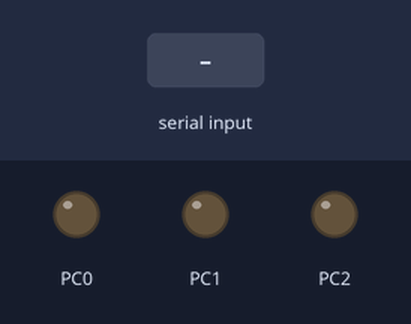
The program below on a simulated ATmega32, built with avr-gcc and emulated at 8 MHz. Shown: output pins drawn as LEDs (lit = HIGH). The test bench sets the inputs (shaded band).

Above: at 1.2 s.
1.3 s: "1" received over Serial
At 1.7 s:
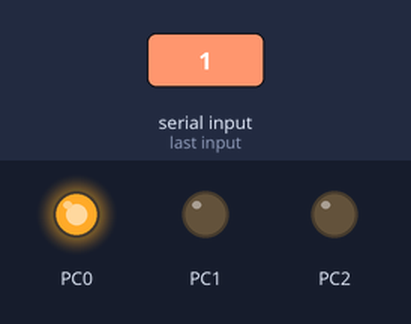
2.8 s: "2" received over Serial
At 4.0 s:
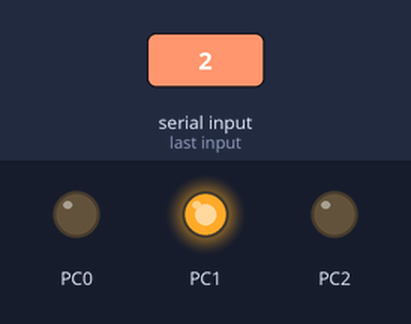
4.3 s: "0" received over Serial
At 5.2 s:
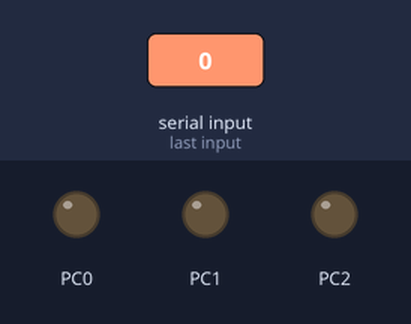
Timing chart, 0 to 7.3 s (numbered marks = the images above; inputs shaded):
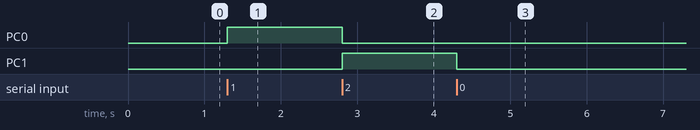

The program:

main.c
```c
/*
 * main.c
 *
 *  Created on: ??þ/??þ/????
 *      Author: Eng Hassan Sameh
 */

#ifndef F_CPU
#define F_CPU 800000UL
#endif
#include <avr/io.h>
#include <avr/interrupt.h>
#include <util/delay.h>
#include "UART_interface.h"
#include "STD_TYPES.h"

int main(void) {
    DDRC = 0x07;  // PC0 = 0000 0111
    UART_init();

    while(1) {
        PORTC = UART_receiveByte();
        _delay_ms(100);
    }
}
```

UART_interface.h
```c
/*
 * UART_interface.h
 *
 *  Created on: 30/7/2024
 *      Author: Salma  Sameh
 */

#ifndef UART_INTERFACE_H_
#define UART_INTERFACE_H_

#include <avr/io.h>
#include "STD_TYPES.h"


#define USART_BAUDRATE     38400
#define BAUD_PRESCALE      (((F_CPU / (USART_BAUDRATE * 8UL))) - 1)

void UART_init             (void);
u8 UART_sendByte         (u8 data);
u8 UART_receiveByte      (void);


#endif /* UART_INTERFACE_H_ */
```

UART_program.c
```c
/*
 * UART_program.c
 *
 *      Created on: 30/7/2024
 *      Author: Salma Sameh
 */

#include "UART_config.h"
#include "UART_interface.h"
#include "UART_private.h"
#include <avr/io.h>
#include "STD_TYPES.h"
#include "BIT_MATH.h"

void UART_init(void) {
    SET_BIT(UCSRA, UCSRA_U2X);


    /*********************************UCSRB Description*****************************
         * RXCIE = 0 Disable USART RX Complete Interrupt Enable
         * TXCIE = 0 Disable USART Tx Complete Interrupt Enable
         * UDRIE = 0 Disable USART Data Register Empty Interrupt Enable
         * RXEN  = 1 Receiver Enable
         * TXEN  = 1 Transmitter Enable
         * UCSZ2 = 0 For 8-bit data mode
         * RXB8 & TXBB not used for 8-bit data mode
        ******************************************************************************/

    /* UCSRB Configuration */
    SET_BIT(UCSRB, UCSRB_RXEN);
    SET_BIT(UCSRB, UCSRB_TXEN);

    /*********************************UCSRC Description ***************************
         * URSEL   = 1    The URSEL must be one when writing the UCSRC
         * UMSEL   = 0    Asynchronous Operation
         * UPM1:   = 0 0  Disable parity bit
         * USBS    = 0    One stop bit
         * UCSZ1:0 = 1 1 For 8-bit data mode
         * UCPOL   = 0    Used with the Synchronous Operation Only
    	 ****************************************************************************/

    /* UCSRC Configuration */
    SET_BIT(UCSRC, UCSRC_URSEL);      // writing on UCSRC
    SET_BIT(UCSRC, UCSRC_UCSZ1);     // Bits 5:4 =>10> Enable Even Parity
    SET_BIT(UCSRC, UCSRC_UCSZ0);    // Bits 2:1 => 11 => character size 8-bits


    /* Baud Rate Configuration */
    /* First 8 bits from the BAUD PRESCALE inside UBRRL and last 4 bits in UBRRH */
    UBRRH = (u8)(BAUD_PRESCALE >> 8);
    UBRRL = (u8)BAUD_PRESCALE;
}

u8 UART_sendByte(u8 data) {
	/*UDRE Flag is sat when the Tx buffer (UDK) is empty and ready for transmitting a new byte to wait until this
	      flag is set to one then send the data*/
    while (BIT_IS_CLEAR(UCSRA, UCSRA_UDRE)) {}
    UDR = data;
    return OK;
}

u8 UART_receiveByte(void) {
	/* RXC Ling is set when the UART receive data to wait until this flag is set to one then read the data*/
    while (BIT_IS_CLEAR(UCSRA, UCSRA_RXC)) {
        // Wait for data to be received

    }
    return UDR;
}
```

UART_config.h
```c
/*
 * UART_config.h
 *
 *  Created on: ??þ/??þ/????
 *      Author: Eng Hassan Sameh
 */

#ifndef UART_CONFIG_H_
#define UART_CONFIG_H_

#define SYSTEM_FREQUENCY              1000000UL
#define USART_BAUD_RATE               9600UL
#define USART_SYSTEM_SPEED            USART_X1
#define USART_u32TIMEOUT              10000UL
#define USART_MPCM                    DISABLE
#define USART_RX_COMPLETE_INTERRUPT   DISABLE
#define USART_UDR_EMPTY_INTERRUPT     DISABLE
#define USART_RECEIVER_ENABLE         ENABLE
#define USART_TRANSMITTER_ENABLE      ENABLE
#define USART_MODE                    ASYNCHRONOUS
#define USART_PARITY_MODE             DISABLE
#define USART_STOP_BIT                STOP_BIT_1
#define USART_DATA_SIZE               DATA_SIZE_8_BIT
#define USART_CLOCK_POLARITY          XCK_RISING_TX_XCH_FALLING_RX

#endif /* UART_CONFIG_H_ */
```

BIT_MATH.h
```c
/*
 *<<<<<<<<<<<<<<<<<<<<<<<<<<<<<<<<<<<<<<<<<<<<    STD_MACROS.h || BIT_MATH.h    >>>>>>>>>>>>>>>>>>>>>>>>>>>>>>>>>>>>>>>>>>>>>
 *
 * Author  : Mahmoud Karem Zamel
 *  Layer  : LIB
 *
 *
 */


#ifndef BIT_MATH_H_
#define BIT_MATH_H_

#define REGISTER_SIZE 8

#define SET_BIT(reg, bit)     (reg |= (1 << (bit)))
#define CLR_BIT(reg, bit)     (reg &= ~(1 << (bit)))
#define TOG_BIT(reg, bit)     (reg ^= (1 << (bit)))
#define GET_BIT(reg, bit)     ((reg >> (bit)) & 0x01)
#define IS_BIT_SET(reg, bit)  ((reg >> (bit)) & 0x01)
#define IS_BIT_CLR(reg, bit)  (!((reg >> (bit)) & 0x01))

#define ROR(reg, num)         (reg = (reg << (REGISTER_SIZE - (num))) | (reg >> (num)))
#define ROL(reg, num)         (reg = (reg >> (REGISTER_SIZE - (num))) | (reg << (num)))

#define BIT_IS_CLEAR(reg, bit) (!(reg & (1 << (bit))))

#endif // BIT_MATH_H_
```

DIO_interface.h
```c
/*
 *<<<<<<<<<<<<<<<<<<<<<<<<<<<<<<<<<<<<<<<<<<<<    DIO_interface.h    >>>>>>>>>>>>>>>>>>>>>>>>>>>>>>>>>>>>>>>>>>>>>
 *
 *  Author : Salma Sameh
 *  Layer  : MCAL
 *  SWC    : DIO/GPIO
 *
 */

#include "STD_TYPES.h"

#ifndef   DIO_INTERFACE_H_
#define   DIO_INTERFACE_H_

typedef enum                 //it should be before functions prototypes
{
	DIO_NOK, DIO_OK

} DIO_ErrorStatus;

// Port Defines
#define  DIO_PORTA  0
#define  DIO_PORTB  1
#define  DIO_PORTC  2
#define  DIO_PORTD  3

// PIN Defines
#define DIO_PIN0   0
#define DIO_PIN1   1
#define DIO_PIN2   2
#define DIO_PIN3   3
#define DIO_PIN4   4
#define DIO_PIN5   5
#define DIO_PIN6   6
#define DIO_PIN7   7

// PIN Directions
#define DIO_PIN_OUTPUT		1
#define DIO_PIN_INPUT	    0

// PIN Value Options
#define DIO_PIN_HIGH		1
#define DIO_PIN_LOW			0

// PORT Directions
#define DIO_PORT_OUTPUT		0xFF
#define DIO_PORT_INPUT		0

// PORT Value Options
#define DIO_PORT_HIGH 		0xFF
#define DIO_PORT_LOW  		0

//Pull UP
#define PUD   2

// IO Pins
DIO_ErrorStatus DIO_enumSetPinDirection(u8 Copy_u8PORT, u8 Copy_u8PIN,
		u8 Copy_u8Direction);
DIO_ErrorStatus DIO_enumSetPinValue(u8 Copy_u8PORT, u8 Copy_u8PIN,
		u8 Copy_u8Value);
DIO_ErrorStatus DIO_enumGetPinValue(u8 Copy_u8PORT, u8 Copy_u8PIN,
		u8 * Copy_PtrData);
DIO_ErrorStatus DIO_enumTogglePinValue(u8 Copy_u8PORT, u8 Copy_u8PIN);
// Internal Pull Up
DIO_ErrorStatus DIO_enumConnectPullup(u8 Copy_u8PORT, u8 Copy_u8PIN,
		u8 Copy_u8ConnectPullup);

// IO Ports
DIO_ErrorStatus DIO_enumSetPortDirection(u8 Copy_u8PORT, u8 Copy_u8Direction);
DIO_ErrorStatus DIO_enumSetPortValue(u8 Copy_u8PORT, u8 Copy_u8Value);
DIO_ErrorStatus DIO_enumGetPortValue(u8 Copy_u8PORT, u8 * Copy_PtrData);
DIO_ErrorStatus DIO_enumTogglePortValue(u8 Copy_u8PORT);

// IO Nibbles
DIO_ErrorStatus DIO_voidWriteHighNibbles(u8 Copy_u8PORT, u8 value);
DIO_ErrorStatus DIO_voidWriteLowNibbles(u8 Copy_u8PORT, u8 value);

#endif
```

DIO_private.h
```c
/*
 *<<<<<<<<<<<<<<<<<<<<<<<<<<<<<<<<<<<<<<<<<<<<    DIO_register.h / DIO_private.h   >>>>>>>>>>>>>>>>>>>>>>>>>>>>>>>>>>>>>>>>>>>>>
 *
 *  Author :Salma Sameh
 *  Layer  : MCAL
 *  SWC    : DIO/GPIO
 *
 */

#ifndef _DIO_PRIVATE_H_
#define _DIO_PRIVATE_H_

/* Group A Registers */
#define PORTA_Register  *((volatile u8*)0x3B)
#define DDRA_Register   *((volatile u8*)0x3A)
#define PINA_Register   *((volatile u8*)0x39)

/* Group B Registers */
#define PORTB_Register  *((volatile u8*)0x38)
#define DDRB_Register   *((volatile u8*)0x37)
#define PINB_Register   *((volatile u8*)0x36)

/* Group C Registers */
#define PORTC_Register  *((volatile u8*)0x35)
#define DDRC_Register   *((volatile u8*)0x34)
#define PINC_Register   *((volatile u8*)0x33)

/* Group D Registers */
#define PORTD_Register  *((volatile u8*)0x32)
#define DDRD_Register   *((volatile u8*)0x31)
#define PIND_Register   *((volatile u8*)0x30)

/*PULL UP */
#define  SFIOR   *((volatile u8*)0x50)

#endif
```

STD_TYPES.h
```c
/*
 *<<<<<<<<<<<<<<<<<<<<<<<<<<<<<<<<<<<<<<<<<<<<    STD_TYPES.h    >>>>>>>>>>>>>>>>>>>>>>>>>>>>>>>>>>>>>>>>>>>>>
 *
 *  Author : Salma Sameh
 *  Layer  : LIB
 *
 */

#ifndef STD_TYPES_H_
#define STD_TYPES_H_

typedef unsigned char u8;
typedef unsigned short int u16;
typedef unsigned long int u32;
typedef unsigned long long int u64;
typedef signed char s8;
typedef signed short int s16;
typedef signed long int s32;
typedef signed long long int s64;
typedef float f32;
typedef double f64;
typedef enum {
    false,
	true,
} bool;

#define NULL 0

/* Func States */
#define IDLE 			0
#define BUSY			1

/* My States */
#define OK           	0
#define NOK          	1
#define NULL_POINTER 	2
#define BUSY_STATE	 	3
#define TIMEOUT_STATE   4

#endif // STD_TYPES_H_
```

UART_private.h
```c
/*
 /*
 * UART_private.h
 *
 *  Created on: ??þ/??þ/????
 *      Author: Eng Hassan Sameh
 */

#ifndef UART_PRIVATE_H_
#define UART_PRIVATE_H_

/* Registers */
#define UDR     _SFR_MEM8(0x2C)
#define UCSRA   _SFR_MEM8(0x2B)
#define UCSRB   _SFR_MEM8(0x2A)
#define UCSRC   _SFR_MEM8(0x40)
#define UBRRL   _SFR_MEM8(0x29)
#define UBRRH   _SFR_MEM8(0x40)

/* UCSRA Bits */
#define UCSRA_RXC  7
#define UCSRA_TXC  6
#define UCSRA_UDRE 5
#define UCSRA_FE   4
#define UCSRA_DOR  3
#define UCSRA_PE   2
#define UCSRA_U2X  1
#define UCSRA_MPCM 0

/* UCSRB Bits */
#define UCSRB_RXCIE  7
#define UCSRB_TXCIE  6
#define UCSRB_UDRIE  5
#define UCSRB_RXEN   4
#define UCSRB_TXEN   3
#define UCSRB_UCSZ2  2
#define UCSRB_RXB8   1
#define UCSRB_TXB8   0

/* UCSRC Bits */
#define UCSRC_URSEL  7
#define UCSRC_UMSEL  6
#define UCSRC_UPM1   5
#define UCSRC_UPM0   4
#define UCSRC_USBS   3
#define UCSRC_UCSZ1  2
#define UCSRC_UCSZ0  1
#define UCSRC_UCPOL  0

/* UART Modes */
#define DISABLE                        0
#define ENABLE                         1
#define USART_X1                       1
#define USART_X2                       2
#define ASYNCHRONOUS                   0
#define SYNCHRONOUS                    1
#define EVEN_PARITY                    0
#define ODD_PARITY                     1
#define STOP_BIT_1                     0
#define STOP_BIT_2                     1
#define DATA_SIZE_5_BIT                0
#define DATA_SIZE_6_BIT                1
#define DATA_SIZE_7_BIT                2
#define DATA_SIZE_8_BIT                3
#define DATA_SIZE_9_BIT                4
#define XCK_RISING_TX_XCH_FALLING_RX   0
#define XCK_RISING_RX_XCH_FALLING_TX   1
#define UBRRL_MAX                      256

#endif /* UART_PRIVATE_H_ */
```

Source omitted: DIO_program.c (16147 bytes)

Measured:
- after the input at 1.3 s, PC0: LOW → HIGH at once
- after the input at 2.8 s, PC0: HIGH → LOW at once; PC1: LOW → HIGH at once
- after the input at 4.3 s, PC1: HIGH → LOW at once
